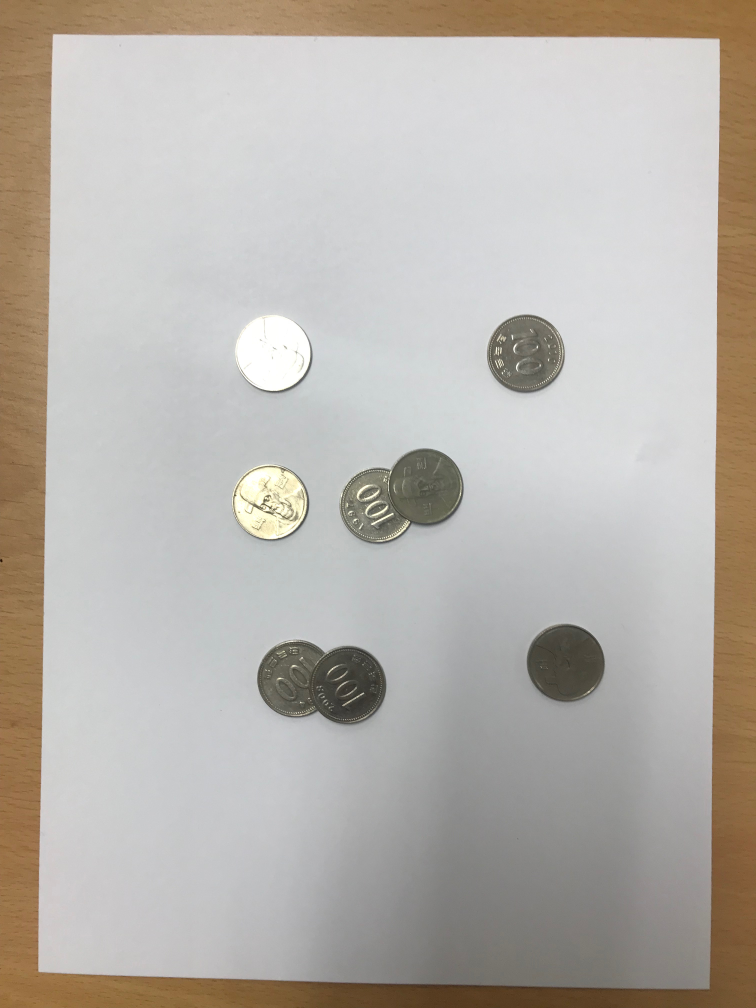
#> input picture 1-CoinCounting/dataset_for_coins/IMG_8254.JPG, 3024 x 4032 px (shown at 1/4 size)
$ python CoinCounting2.py
#> lines starting #> are read from the running program, lines starting #| are printed output that depends on the picture
import numpy as np
import cv2
from PIL import Image
import os
import matplotlib.pyplot as plt

file2 = "IMG_8254.JPG"

def images(file):
#> called with file = 'IMG_8254.JPG'
    count = 1
    path = os.path.join(os.path.dirname(__file__), "dataset_for_coins")
    image = os.path.join(path, file)
    img = cv2.imread(image)
#> img is the input picture: shape (4032, 3024, 3); mean B, G, R 171.5, 178.1, 183.4
    img_resized = cv2.resize(img, (1024, 1280))
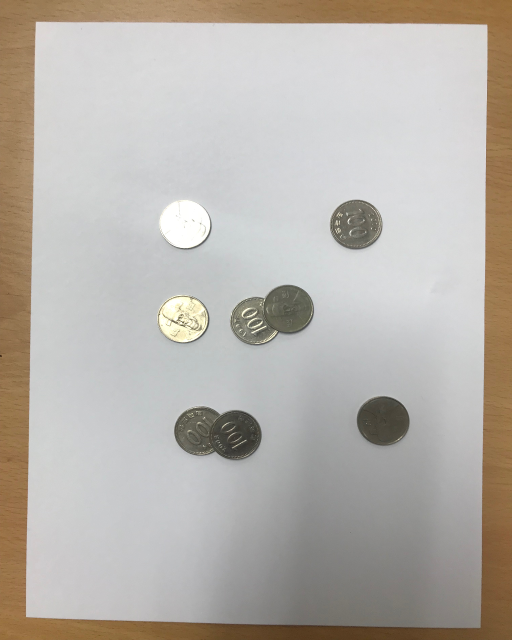
#> img_resized: shape (1280, 1024, 3) (shown at 1/2 size); mean B, G, R 171.4, 178.1, 183.3
    img_resized = cv2.medianBlur(img_resized, 7)
    gray = cv2.cvtColor(img_resized, cv2.COLOR_BGR2GRAY)
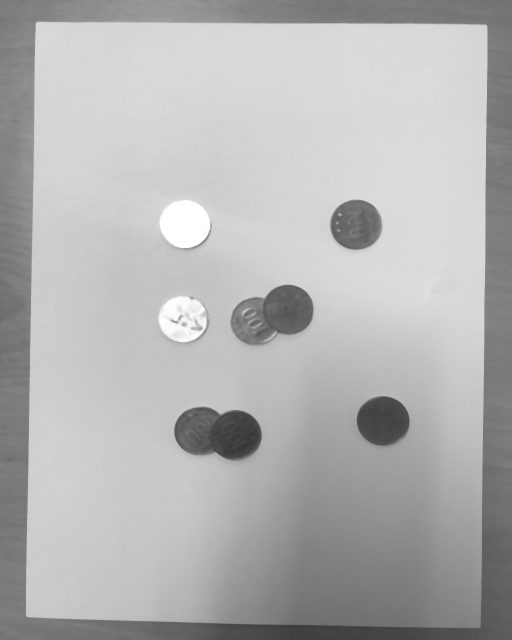
#> gray: shape (1280, 1024) (shown at 1/2 size); min 54, max 255, mean 179

    # GaussianBlur is used to remove gaussian noise from the image.
    gray_blur = cv2.GaussianBlur(gray, (15, 15), 0)
    contours = cv2.HoughCircles(gray_blur, cv2.HOUGH_GRADIENT, 1, 50, param1 = 30, param2 = 38, minRadius = 0, maxRadius =0 )
#> contours = [[712.5, 450.5, 51.2], [577.5, 619.5, 49.4], [368.5, 450.5, 51], [761.5, 841.5, 48.1], [472.5, 870.5, 50.3], [365.5, 637.5, 46.8], [394.5, 862.5, 46.8], [513.5, 636.5, 54.8]]
    # thresh = cv2.adaptiveThreshold(contours, 255, cv2.ADAPTIVE_THRESH_GAUSSIAN_C, cv2.THRESH_BINARY_INV, 15, 1)

    contours = np.uint16(np.around(contours))
#> contours = [[712, 450, 51], [578, 620, 49], [368, 450, 51], [762, 842, 48], [472, 870, 50], [366, 638, 47], [394, 862, 47], [514, 636, 55]]
    print(contours)
#| [[[712 450  51]
#|   [578 620  49]
#|   [368 450  51]
#|   [762 842  48]
#|   [472 870  50]
#|   [366 638  47]
#|   [394 862  47]
#|   [514 636  55]]]
    for contour in contours[0,:]:

        cv2.circle(img_resized, (contour[0], contour[1]), contour[2], (0, 0, 255),5)
        cv2.circle(img_resized, (contour[0], contour[1]), 2, (0,255,0), 1)
        cv2.putText(img_resized, 'Coin-' + str(count), (contour[0]-80,contour[1]-70), cv2.FONT_ITALIC,1.1,(120,200,0),3)
        count +=1
#> this loop made 8 passes
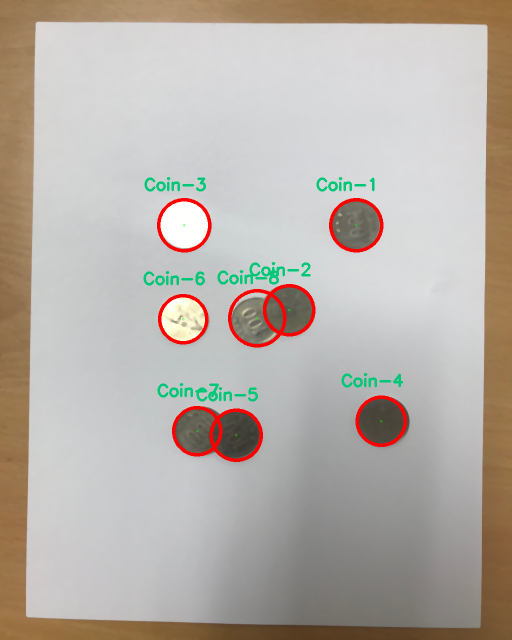
#> img_resized: shape (1280, 1024, 3) (shown at 1/2 size); mean B, G, R 169, 176.1, 183.3
#> after the loop, count = 9

    showImage(img_resized)


def showImage(img):

    plt.figure(figsize=(16,9))
    plt.title("Enclosed contours")
    plt.axis('off')
    plt.imshow(cv2.cvtColor(img, cv2.COLOR_BGR2RGB))
    plt.show()


if __name__ == '__main__':
    images(file2)

$ run again, with 1-CoinCounting/dataset_for_coins/IMG_8256.JPG copied over 1-CoinCounting/dataset_for_coins/IMG_8254.JPG
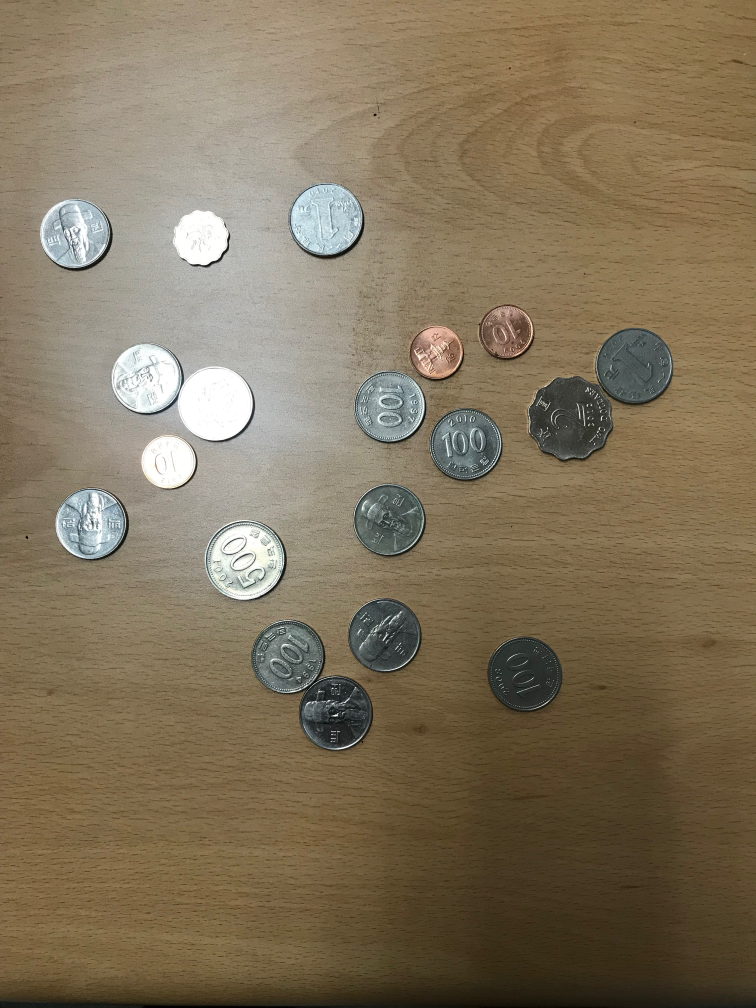
#> input picture 1-CoinCounting/dataset_for_coins/IMG_8256.JPG, 3024 x 4032 px (shown at 1/4 size)
#> in images, img is the input picture: shape (4032, 3024, 3); mean B, G, R 91, 115.2, 129.4
#> in images, `gray = cv2.cvtColor(img_resized, cv2.COLOR_BGR2GRAY)`:
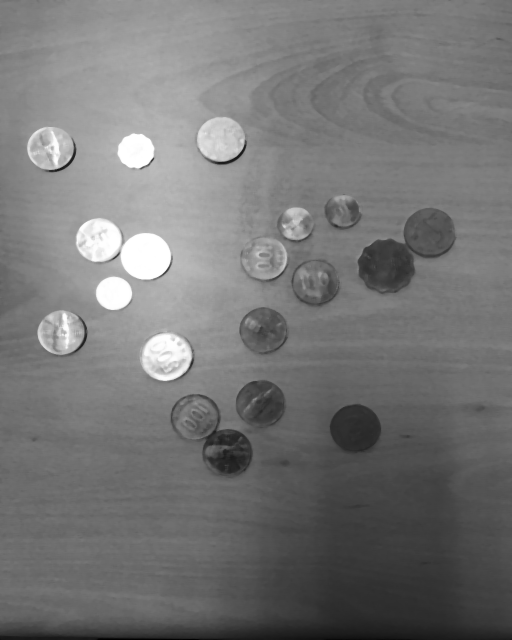
#> gray: shape (1280, 1024) (shown at 1/2 size); min 0, max 255, mean 117.4
#> in images, `contours = cv2.HoughCircles(gray_blur, cv2.HOUGH_GRADIENT, 1, 50, para..`: contours = 23 rows, first 8: [291.5, 515.5, 50.3], [443.5, 277.5, 44.7], [525.5, 661.5, 47.1], [859.5, 467.5, 52.1], [95.5, 295.5, 41.6], [329.5, 714.5, 46.3], [456.5, 906.5, 48.6], [196.5, 478.5, 44.2]
#> in images, `contours = np.uint16(np.around(contours))`: contours = 23 rows, first 8: [292, 516, 50], [444, 278, 45], [526, 662, 47], [860, 468, 52], [96, 296, 42], [330, 714, 46], [456, 906, 49], [196, 478, 44]
#> (printed output is left out)
#> the loop in images, `for contour in contours[0,:]: ` made 23 passes
#> after the loop in images, `for contour in contours[0,:]:`:
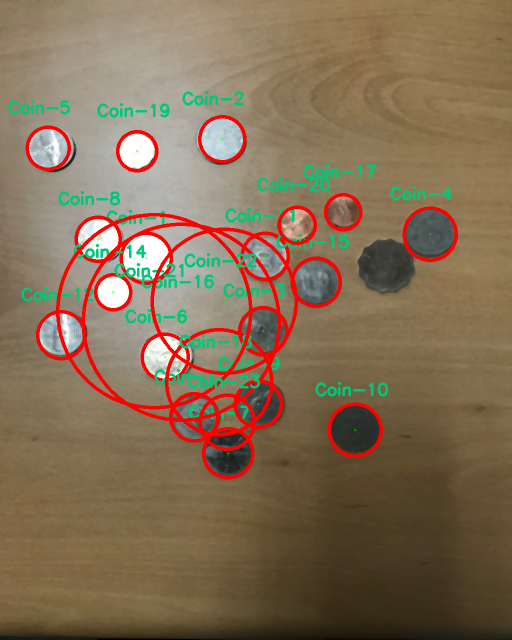
#> img_resized: shape (1280, 1024, 3) (shown at 1/2 size); mean B, G, R 85.8, 110.9, 132
#> after the loop in images, `for contour in contours[0,:]:`: count = 24
